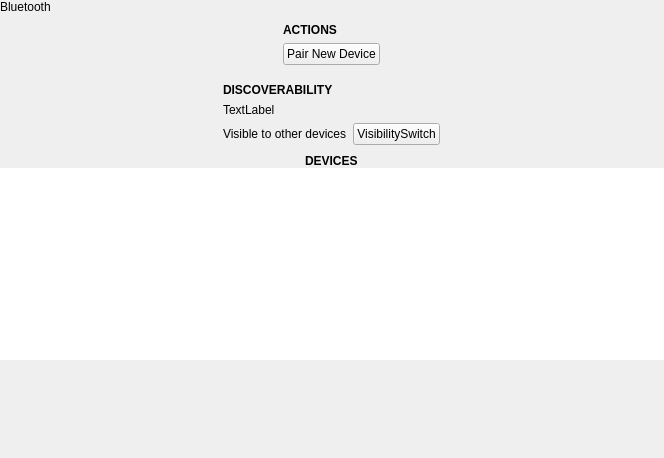
<?xml version="1.0" encoding="UTF-8"?>
<ui version="4.0">
 <class>BluetoothSettingsPane</class>
 <widget class="QWidget" name="BluetoothSettingsPane">
  <property name="geometry">
   <rect>
    <x>0</x>
    <y>0</y>
    <width>664</width>
    <height>458</height>
   </rect>
  </property>
  <property name="windowTitle">
   <string notr="true">Form</string>
  </property>
  <layout class="QVBoxLayout" name="verticalLayout">
   <property name="spacing">
    <number>0</number>
   </property>
   <property name="leftMargin">
    <number>0</number>
   </property>
   <property name="topMargin">
    <number>0</number>
   </property>
   <property name="rightMargin">
    <number>0</number>
   </property>
   <property name="bottomMargin">
    <number>0</number>
   </property>
   <item>
    <widget class="tTitleLabel" name="titleLabel">
     <property name="text">
      <string>Bluetooth</string>
     </property>
    </widget>
   </item>
   <item>
    <widget class="tStackedWidget" name="stackedWidget">
     <property name="currentIndex">
      <number>0</number>
     </property>
     <widget class="QWidget" name="mainPage">
      <layout class="QVBoxLayout" name="verticalLayout_4">
       <property name="spacing">
        <number>0</number>
       </property>
       <property name="leftMargin">
        <number>0</number>
       </property>
       <property name="topMargin">
        <number>0</number>
       </property>
       <property name="rightMargin">
        <number>0</number>
       </property>
       <property name="bottomMargin">
        <number>0</number>
       </property>
       <item>
        <widget class="QScrollArea" name="scrollArea">
         <property name="frameShape">
          <enum>QFrame::NoFrame</enum>
         </property>
         <property name="widgetResizable">
          <bool>true</bool>
         </property>
         <widget class="QWidget" name="scrollAreaWidgetContents">
          <property name="geometry">
           <rect>
            <x>0</x>
            <y>0</y>
            <width>664</width>
            <height>441</height>
           </rect>
          </property>
          <layout class="QVBoxLayout" name="verticalLayout_2">
           <property name="spacing">
            <number>0</number>
           </property>
           <property name="leftMargin">
            <number>0</number>
           </property>
           <property name="topMargin">
            <number>0</number>
           </property>
           <property name="rightMargin">
            <number>0</number>
           </property>
           <property name="bottomMargin">
            <number>0</number>
           </property>
           <item alignment="Qt::AlignHCenter">
            <widget class="QWidget" name="actionsWidget" native="true">
             <property name="m3SettingsGroup" stdset="0"><bool>true</bool></property>
             <layout class="QVBoxLayout" name="verticalLayout_3">
              <item>
               <widget class="QLabel" name="label">
                <property name="font">
                 <font>
                  <weight>75</weight>
                  <bold>true</bold>
                 </font>
                </property>
                <property name="text">
                 <string>ACTIONS</string>
                </property>
               </widget>
              </item>
              <item>
               <widget class="QPushButton" name="pairButton">
                <property name="text">
                 <string>Pair New Device</string>
                </property>
               </widget>
              </item>
             </layout>
            </widget>
           </item>
           <item alignment="Qt::AlignHCenter">
            <widget class="QWidget" name="discoverabilityWidget" native="true">
             <property name="m3SettingsGroup" stdset="0"><bool>true</bool></property>
             <layout class="QGridLayout" name="gridLayout">
              <item row="2" column="0">
               <widget class="QLabel" name="label_5">
                <property name="m3Icon" stdset="0"><string notr="true">visibility</string></property>
                <property name="text">
                 <string>Visible to other devices</string>
                </property>
               </widget>
              </item>
              <item row="2" column="1">
               <widget class="tSwitch" name="visibilitySwitch">
                <property name="text">
                 <string notr="true">VisibilitySwitch</string>
                </property>
               </widget>
              </item>
              <item row="1" column="0" colspan="2">
               <widget class="QLabel" name="discoverabilityMessage">
                <property name="text">
                 <string notr="true">TextLabel</string>
                </property>
               </widget>
              </item>
              <item row="0" column="0" colspan="2">
               <widget class="QLabel" name="label_4">
                <property name="font">
                 <font>
                  <weight>75</weight>
                  <bold>true</bold>
                 </font>
                </property>
                <property name="text">
                 <string>DISCOVERABILITY</string>
                </property>
               </widget>
              </item>
             </layout>
            </widget>
           </item>
           <item>
            <widget class="QWidget" name="widget" native="true">
             <property name="m3SettingsGroup" stdset="0"><bool>true</bool></property>
             <layout class="QVBoxLayout" name="verticalLayout_6">
              <property name="spacing">
               <number>0</number>
              </property>
              <property name="leftMargin">
               <number>0</number>
              </property>
              <property name="topMargin">
               <number>0</number>
              </property>
              <property name="rightMargin">
               <number>0</number>
              </property>
              <property name="bottomMargin">
               <number>0</number>
              </property>
              <item alignment="Qt::AlignHCenter">
               <widget class="QLabel" name="devicesLabel">
                <property name="font">
                 <font>
                  <weight>75</weight>
                  <bold>true</bold>
                 </font>
                </property>
                <property name="text">
                 <string>DEVICES</string>
                </property>
                <property name="margin">
                 <number>9</number>
                </property>
               </widget>
              </item>
              <item>
               <widget class="QListView" name="devicesList">
                <property name="frameShape">
                 <enum>QFrame::NoFrame</enum>
                </property>
               </widget>
              </item>
             </layout>
            </widget>
           </item>
           <item>
            <spacer name="verticalSpacer">
             <property name="orientation">
              <enum>Qt::Vertical</enum>
             </property>
             <property name="sizeHint" stdset="0">
              <size>
               <width>20</width>
               <height>54</height>
              </size>
             </property>
            </spacer>
           </item>
          </layout>
         </widget>
        </widget>
       </item>
      </layout>
     </widget>
     <widget class="QWidget" name="unavailablePage">
      <layout class="QVBoxLayout" name="verticalLayout_5">
       <item>
        <spacer name="verticalSpacer_3">
         <property name="orientation">
          <enum>Qt::Vertical</enum>
         </property>
         <property name="sizeHint" stdset="0">
          <size>
           <width>20</width>
           <height>40</height>
          </size>
         </property>
        </spacer>
       </item>
       <item>
        <widget class="QLabel" name="label_2">
         <property name="font">
          <font>
           <pointsize>20</pointsize>
          </font>
         </property>
         <property name="text">
          <string>Bluetooth is unavailable</string>
         </property>
         <property name="alignment">
          <set>Qt::AlignCenter</set>
         </property>
        </widget>
       </item>
       <item>
        <widget class="QLabel" name="bluetoothUnavailableIcon">
         <property name="enabled">
          <bool>false</bool>
         </property>
         <property name="text">
          <string notr="true">TextLabel</string>
         </property>
         <property name="alignment">
          <set>Qt::AlignCenter</set>
         </property>
        </widget>
       </item>
       <item>
        <widget class="QLabel" name="label_3">
         <property name="text">
          <string>Install a Bluetooth card to use Bluetooth</string>
         </property>
         <property name="alignment">
          <set>Qt::AlignCenter</set>
         </property>
        </widget>
       </item>
       <item>
        <spacer name="verticalSpacer_2">
         <property name="orientation">
          <enum>Qt::Vertical</enum>
         </property>
         <property name="sizeHint" stdset="0">
          <size>
           <width>20</width>
           <height>40</height>
          </size>
         </property>
        </spacer>
       </item>
      </layout>
     </widget>
     <widget class="QWidget" name="disabledPage">
      <layout class="QVBoxLayout" name="verticalLayout_7">
       <item>
        <spacer name="verticalSpacer_4">
         <property name="orientation">
          <enum>Qt::Vertical</enum>
         </property>
         <property name="sizeHint" stdset="0">
          <size>
           <width>20</width>
           <height>148</height>
          </size>
         </property>
        </spacer>
       </item>
       <item>
        <widget class="QLabel" name="label_6">
         <property name="font">
          <font>
           <pointsize>20</pointsize>
          </font>
         </property>
         <property name="text">
          <string>Bluetooth is disabled</string>
         </property>
         <property name="alignment">
          <set>Qt::AlignCenter</set>
         </property>
        </widget>
       </item>
       <item>
        <widget class="QLabel" name="bluetoothUnavailableIcon_2">
         <property name="enabled">
          <bool>false</bool>
         </property>
         <property name="text">
          <string notr="true">TextLabel</string>
         </property>
         <property name="alignment">
          <set>Qt::AlignCenter</set>
         </property>
        </widget>
       </item>
       <item>
        <widget class="QLabel" name="label_7">
         <property name="text">
          <string>Switch Bluetooth on to connect to Bluetooth devices</string>
         </property>
         <property name="alignment">
          <set>Qt::AlignCenter</set>
         </property>
        </widget>
       </item>
       <item alignment="Qt::AlignHCenter">
        <widget class="QPushButton" name="enableBluetoothButton">
         <property name="text">
          <string>Enable Bluetooth</string>
         </property>
         <property name="icon">
          <iconset theme="bluetooth">
           <normaloff>.</normaloff>.</iconset>
         </property>
        </widget>
       </item>
       <item>
        <spacer name="verticalSpacer_5">
         <property name="orientation">
          <enum>Qt::Vertical</enum>
         </property>
         <property name="sizeHint" stdset="0">
          <size>
           <width>20</width>
           <height>147</height>
          </size>
         </property>
        </spacer>
       </item>
      </layout>
     </widget>
    </widget>
   </item>
  </layout>
 </widget>
 <customwidgets>
  <customwidget>
   <class>tTitleLabel</class>
   <extends>QLabel</extends>
   <header location="global">ttitlelabel.h</header>
   <slots>
    <signal>backButtonClicked()</signal>
   </slots>
  </customwidget>
  <customwidget>
   <class>tStackedWidget</class>
   <extends>QStackedWidget</extends>
   <header location="global">tstackedwidget.h</header>
   <container>1</container>
   <slots>
    <signal>switchingFrame(int)</signal>
   </slots>
  </customwidget>
  <customwidget>
   <class>tSwitch</class>
   <extends>QPushButton</extends>
   <header location="global">tswitch.h</header>
  </customwidget>
 </customwidgets>
 <resources/>
 <connections/>
</ui>
